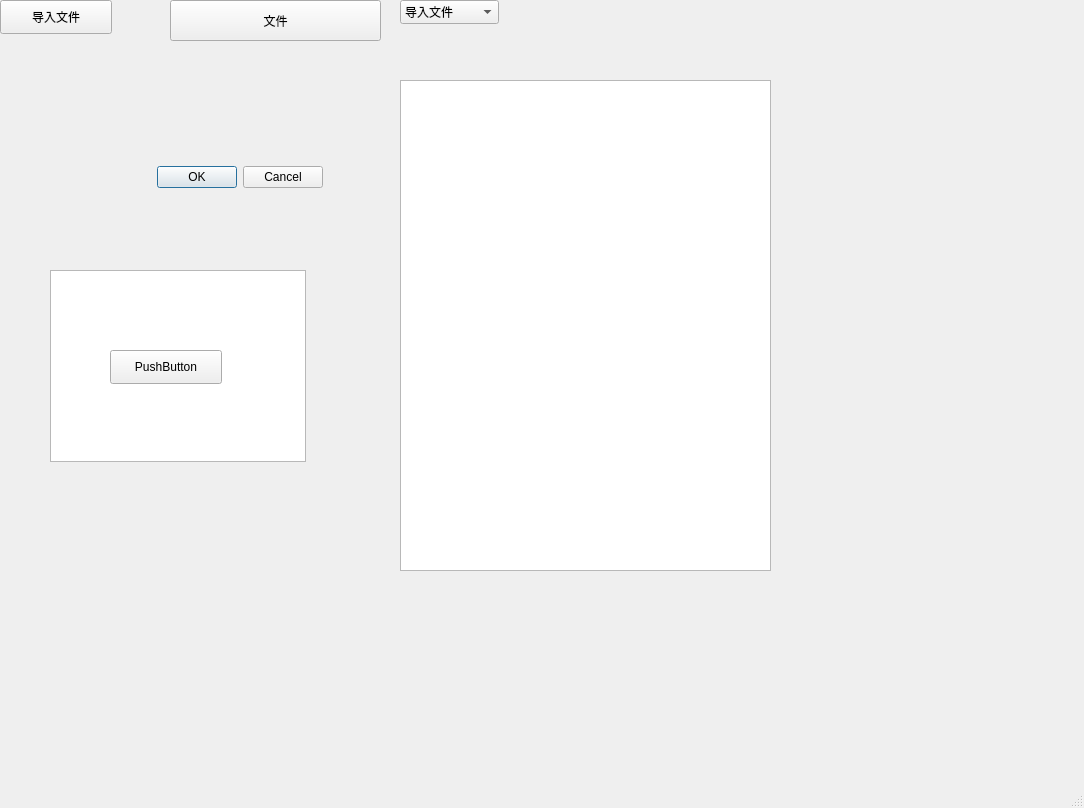
<?xml version="1.0" encoding="UTF-8"?>
<ui version="4.0">
 <class>MainWindow</class>
 <widget class="QMainWindow" name="MainWindow">
  <property name="geometry">
   <rect>
    <x>0</x>
    <y>0</y>
    <width>1084</width>
    <height>808</height>
   </rect>
  </property>
  <property name="windowTitle">
   <string>MainWindow</string>
  </property>
  <widget class="QWidget" name="centralwidget">
   <widget class="QLabel" name="label">
    <property name="geometry">
     <rect>
      <x>40</x>
      <y>510</y>
      <width>301</width>
      <height>131</height>
     </rect>
    </property>
    <property name="text">
     <string/>
    </property>
   </widget>
   <widget class="QPushButton" name="pushButton">
    <property name="geometry">
     <rect>
      <x>0</x>
      <y>0</y>
      <width>112</width>
      <height>34</height>
     </rect>
    </property>
    <property name="text">
     <string>导入文件</string>
    </property>
   </widget>
   <widget class="QTableView" name="tableView">
    <property name="geometry">
     <rect>
      <x>400</x>
      <y>80</y>
      <width>371</width>
      <height>491</height>
     </rect>
    </property>
   </widget>
   <widget class="QToolButton" name="toolButton">
    <property name="geometry">
     <rect>
      <x>170</x>
      <y>0</y>
      <width>211</width>
      <height>41</height>
     </rect>
    </property>
    <property name="text">
     <string>文件</string>
    </property>
   </widget>
   <widget class="QListView" name="listView">
    <property name="geometry">
     <rect>
      <x>50</x>
      <y>270</y>
      <width>256</width>
      <height>192</height>
     </rect>
    </property>
   </widget>
   <widget class="QPushButton" name="pushButton_2">
    <property name="geometry">
     <rect>
      <x>110</x>
      <y>350</y>
      <width>112</width>
      <height>34</height>
     </rect>
    </property>
    <property name="text">
     <string>PushButton</string>
    </property>
   </widget>
   <widget class="QDialogButtonBox" name="buttonBox">
    <property name="geometry">
     <rect>
      <x>90</x>
      <y>160</y>
      <width>233</width>
      <height>34</height>
     </rect>
    </property>
    <property name="standardButtons">
     <set>QDialogButtonBox::Cancel|QDialogButtonBox::Ok</set>
    </property>
   </widget>
   <widget class="QComboBox" name="comboBox">
    <property name="geometry">
     <rect>
      <x>400</x>
      <y>0</y>
      <width>99</width>
      <height>24</height>
     </rect>
    </property>
    <item>
     <property name="text">
      <string>导入文件</string>
     </property>
    </item>
    <item>
     <property name="text">
      <string>导出文件</string>
     </property>
    </item>
    <item>
     <property name="text">
      <string>审核</string>
     </property>
    </item>
   </widget>
   <zorder>tableView</zorder>
   <zorder>label</zorder>
   <zorder>pushButton</zorder>
   <zorder>toolButton</zorder>
   <zorder>listView</zorder>
   <zorder>pushButton_2</zorder>
   <zorder>buttonBox</zorder>
   <zorder>comboBox</zorder>
  </widget>
  <widget class="QStatusBar" name="statusbar"/>
 </widget>
 <resources/>
 <connections>
  <connection>
   <sender>pushButton</sender>
   <signal>clicked()</signal>
   <receiver>pushButton</receiver>
   <slot>click()</slot>
   <hints>
    <hint type="sourcelabel">
     <x>185</x>
     <y>470</y>
    </hint>
    <hint type="destinationlabel">
     <x>153</x>
     <y>456</y>
    </hint>
   </hints>
  </connection>
 </connections>
</ui>
